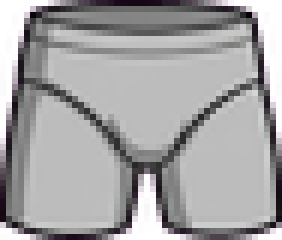
#> input picture exports/individual_png/outline_test_v1/pelvis.png, 47 x 40 px (shown 6 times larger)
$ python key.py ../exports/individual_png/outline_test_v1/pelvis.png --output out.png
#> lines starting #> are read from the running program, lines starting #| are printed output that depends on the picture; after the words box and inside, x2 and y2 are one past the last pixel; in counts of white or black regions, pixels touching at a corner belong together
#!/usr/bin/env python3
"""key.py — chroma-key removal com alpha real, despill e limpeza.

Entrada: PNG com fundo chapado (magenta/verde/branco).
Saída:   PNG RGBA com alpha real, bordas tratadas, bbox aparado (trim).

Não aprova nada: apenas processa. Uso:
    python tools/key.py in.png -o out.png --report report.json
"""
from __future__ import annotations

import argparse
import json
from pathlib import Path

import numpy as np
from PIL import Image
from scipy import ndimage


def border_color(rgb: np.ndarray) -> np.ndarray:
    """Cor dominante da moldura de 2 px — a cor de fundo presumida."""
    band = 2
    edges = np.concatenate([
        rgb[:band, :, :].reshape(-1, 3),
        rgb[-band:, :, :].reshape(-1, 3),
        rgb[:, :band, :].reshape(-1, 3),
        rgb[:, -band:, :].reshape(-1, 3),
    ])
    return np.median(edges, axis=0)


def build_alpha(rgb: np.ndarray, key: np.ndarray, t_low: float, t_high: float) -> np.ndarray:
    """Distância de cor -> alpha suave, depois binarizado com 1 px de matte."""
    dist = np.sqrt(((rgb - key[None, None, :]) ** 2).sum(axis=2))
    alpha = np.clip((dist - t_low) / max(t_high - t_low, 1e-6), 0.0, 1.0)
    hard = (alpha > 0.5).astype(np.uint8)
    # remove poeira de keying (abertura) e fecha furos de anti-aliasing
    hard = ndimage.binary_opening(hard, np.ones((2, 2)))
    hard = ndimage.binary_closing(hard, np.ones((3, 3)))
    hard = ndimage.binary_fill_holes(hard)
    return hard


def despeckle(alpha: np.ndarray, min_area: int) -> tuple[np.ndarray, int]:
    lab, n = ndimage.label(alpha)
    if n == 0:
        return alpha, 0
    sizes = ndimage.sum(alpha, lab, range(1, n + 1))
    keep = np.zeros(n + 1, dtype=bool)
    keep[1:] = sizes >= min_area
    removed = int((~keep[1:]).sum())
    return keep[lab].astype(np.uint8), removed


def despill(rgb: np.ndarray, alpha: np.ndarray, key: np.ndarray, radius: int) -> np.ndarray:
    """Neutraliza a cor-chave que vazou nas bordas (halo)."""
    edge = alpha.astype(bool) & ~ndimage.binary_erosion(alpha.astype(bool), iterations=radius)
    if not edge.any():
        return rgb
    out = rgb.astype(np.float32).copy()
    k = np.argmax(key)  # canal dominante do key (ex.: G do magenta? magenta = R+B)
    others = [c for c in range(3) if c != k]
    # tonelada de key: reduzir os dois canais fortes do key nas bordas
    key_chan = [c for c in range(3) if key[c] > 128]
    for c in key_chan:
        out[..., c] = np.where(edge, out[..., c] * 0.55 + out[..., others].mean(axis=-1) * 0.45, out[..., c])
    return np.clip(out, 0, 255).astype(np.uint8)


def trim(rgb: np.ndarray, alpha: np.ndarray, pad: int):
    ys, xs = np.where(alpha > 0)
    if len(ys) == 0:
        return None, None, None
    y0, y1 = max(ys.min() - pad, 0), min(ys.max() + pad + 1, alpha.shape[0])
    x0, x1 = max(xs.min() - pad, 0), min(xs.max() + pad + 1, alpha.shape[1])
    return rgb[y0:y1, x0:x1], alpha[y0:y1, x0:x1], (int(x0), int(y0), int(x1), int(y1))


def key_image(path: Path, out: Path, bg: str | None, t_low: float, t_high: float,
              min_area: int, pad: int, despill_radius: int, keep_canvas: bool):
    img = Image.open(path)
    mode = img.mode
    rgb = np.array(img.convert("RGB"))
    key = border_color(rgb)
    if bg and bg.lower() != "auto":
        key = np.array([int(bg[i:i + 2], 16) for i in (1, 3, 5)], dtype=float)

    alpha = build_alpha(rgb, key, t_low, t_high)
    alpha, removed = despeckle(alpha, min_area)
    rgb2 = despill(rgb, alpha, key, despill_radius)

    coverage = alpha.mean()
    # halo = pixel de PEÇA (alpha>0) cuja cor ainda está perto do key
    dist = np.sqrt(((rgb - key[None, None, :]) ** 2).sum(axis=2))
    on_part = alpha > 0
    residue = float(((dist < 40) & on_part).sum() / max(int(on_part.sum()), 1))

    if keep_canvas:
        out_rgb, out_a, box = rgb2, alpha, (0, 0, rgb.shape[1], rgb.shape[0])
    else:
        out_rgb, out_a, box = trim(rgb2, alpha, pad)
        if out_rgb is None:
            raise SystemExit(f"ERRO: alpha vazio em {path} (key={key.tolist()})")

    rgba = np.dstack([out_rgb, (out_a * 255).astype(np.uint8)])
    out.parent.mkdir(parents=True, exist_ok=True)
    Image.fromarray(rgba, "RGBA").save(out, optimize=True)

    return {
        "input": str(path),
        "output": str(out),
        "input_mode": mode,
        "size_in": [int(rgb.shape[1]), int(rgb.shape[0])],
        "size_out": [int(rgba.shape[1]), int(rgba.shape[0])],
        "key_color": [int(c) for c in key],
        "alpha_coverage": round(float(coverage), 4),
        "key_halo_ratio": round(float(residue), 4),
        "speckles_removed": removed,
        "trim_box": [int(v) for v in box],
        "alpha_real": bool(alpha.min() == 0 and alpha.max() == 1),
    }


def main() -> int:
    ap = argparse.ArgumentParser(description=__doc__)
    ap.add_argument("input")
    ap.add_argument("-o", "--output", required=True)
    ap.add_argument("--bg", default="auto", help="auto | #RRGGBB")
    ap.add_argument("--t-low", type=float, default=60.0)
    ap.add_argument("--t-high", type=float, default=110.0)
    ap.add_argument("--min-area", type=int, default=600)
    ap.add_argument("--pad", type=int, default=2)
    ap.add_argument("--despill-radius", type=int, default=2)
    ap.add_argument("--keep-canvas", action="store_true")
    ap.add_argument("--report", default=None)
    a = ap.parse_args()

    rep = key_image(Path(a.input), Path(a.output), a.bg, a.t_low, a.t_high,
                    a.min_area, a.pad, a.despill_radius, a.keep_canvas)
#> in key_image, img is the input picture: PIL image 47x40 RGBA; mean R, G, B, A 135.2, 131.6, 135.1, 222.3
#> in key_image, `rgb = np.array(img.convert("RGB"))`:
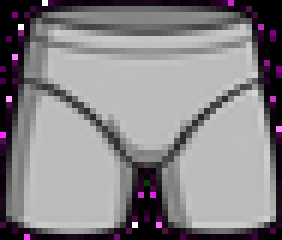
#> rgb: shape (40, 47, 3) (shown 6 times larger); mean R, G, B 135.2, 131.6, 135.1
#> in border_color, `edges = np.concatenate([ rgb[:band, :, :].reshape(-1, 3), rgb[-band:, ..`: edges = 348 rows, first 8: [0, 0, 0], [0, 0, 0], [0, 0, 0], [0, 0, 0], [0, 0, 0], [0, 0, 0], [2, 1, 2], [255, 255, 255]
#> in key_image, `key = border_color(rgb)`: key = [17.5, 0.5, 17]
#> in build_alpha, `dist = np.sqrt(((rgb - key[None, None, :]) ** 2).sum(axis=2))`:
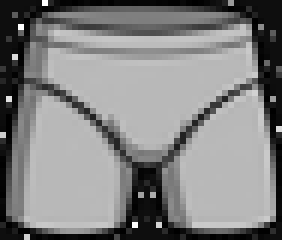
#> dist: shape (40, 47) float64 (shown 6 times larger); min 0.707, max 421.7, mean 216.5; drawn with min black and max white
#> in build_alpha, `alpha = np.clip((dist - t_low) / max(t_high - t_low, 1e-6), 0.0, 1.0)`:
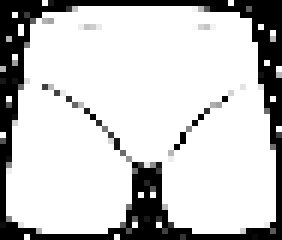
#> alpha: shape (40, 47) float64 (shown 6 times larger); min 0, max 1, mean 0.789
#> in build_alpha, `hard = (alpha > 0.5).astype(np.uint8)`:
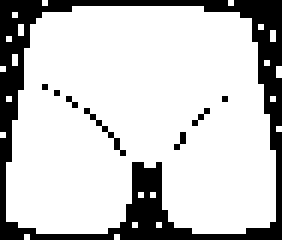
#> hard: shape (40, 47) (shown 6 times larger); values 0 (black) and 1 (white), 78.7% white; 8 black regions (7 under 20 px), largest, box (x1, y1, x2, y2) and area: (0, 0, 47, 40) 381
#> in build_alpha, `hard = ndimage.binary_opening(hard, np.ones((2, 2)))`: hard: shape (40, 47) bool; 77.4% white; 8 black regions (7 under 20 px), largest, box (x1, y1, x2, y2) and area: (0, 0, 47, 40) 406
#> in build_alpha, `hard = ndimage.binary_closing(hard, np.ones((3, 3)))`:
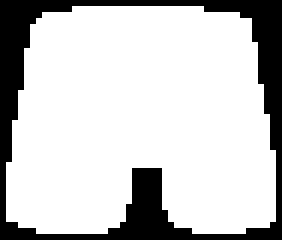
#> hard: shape (40, 47) bool (shown 6 times larger); 78.6% white; 1 black region, box (x1, y1, x2, y2) and area: (0, 0, 47, 40) 403
#> in despeckle, `lab, n = ndimage.label(alpha)`: n = 1
#> in despeckle, `sizes = ndimage.sum(alpha, lab, range(1, n + 1))`: sizes = [1477]
#> in key_image, `alpha, removed = despeckle(alpha, min_area)`: removed = 0
#> in despill, `edge = alpha.astype(bool) & ~ndimage.binary_erosion(alpha.astype(bool)..`:
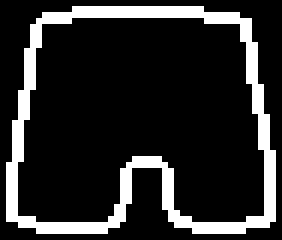
#> edge: shape (40, 47) bool (shown 6 times larger); 16.6% white in thin lines or dots
#> in despill, `others = [c for c in range(3) if c != k]`: others = [1, 2]
#> in despill, `key_chan = [c for c in range(3) if key[c] > 128]`: key_chan = []
#> in key_image, `coverage = alpha.mean()`: coverage = 0.786
#> in key_image, `residue = float(((dist < 40) & on_part).sum() / max(int(on_part.sum())..`: residue = 0
#> in trim, `ys, xs = np.where(alpha > 0)`: ys = 1477 values from 1 to 38; xs = 1477 values, max 45 at index 978, min 1 at index 1023, mean 23.04
#> in trim, `y0, y1 = max(ys.min() - pad, 0), min(ys.max() + pad + 1, alpha.shape[0])`: y0 = 0; y1 = 40
#> in trim, `x0, x1 = max(xs.min() - pad, 0), min(xs.max() + pad + 1, alpha.shape[1])`: x0 = 0; x1 = 47
#> in key_image, `out_rgb, out_a, box = trim(rgb2, alpha, pad)`: box = (0, 0, 47, 40)
#> in key_image, `rgba = np.dstack([out_rgb, (out_a * 255).astype(np.uint8)])`:
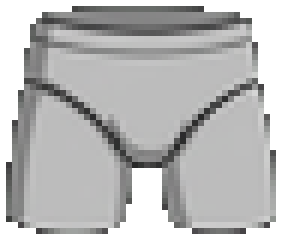
#> rgba: shape (40, 47, 4) (shown 6 times larger); mean R, G, B, A 135.2, 131.6, 135.1, 200.3; transparent parts drawn white
#> rep = 11 items
    if a.report:
        Path(a.report).parent.mkdir(parents=True, exist_ok=True)
        Path(a.report).write_text(json.dumps(rep, indent=2))
    print(json.dumps(rep, indent=2))
#> (printed output is left out)
    if rep["alpha_coverage"] < 0.005:
        print("FALHA: alpha praticamente vazio", flush=True)
        return 2
    return 0


if __name__ == "__main__":
    raise SystemExit(main())
#> (the program exits here)

$ run again, on exports/individual_png/outline_test_v1/shin_front.png
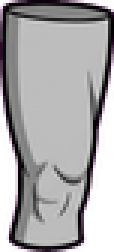
#> input picture exports/individual_png/outline_test_v1/shin_front.png, 38 x 84 px (shown 3 times larger)
#> in key_image, img is the input picture: PIL image 38x84 RGBA; mean R, G, B, A 121.6, 116.3, 121.5, 201.5
#> edges = 488 rows, first 8: [0, 0, 0], [0, 0, 0], [255, 127, 255], [115, 40, 115], [65, 14, 65], [57, 10, 55], [50, 15, 48], [18, 0, 18]
#> key = [0, 0, 0]
#> in build_alpha, `hard = ndimage.binary_closing(hard, np.ones((3, 3)))`:
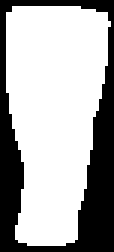
#> hard: shape (84, 38) bool (shown 3 times larger); 67.3% white; 1 black region, box (x1, y1, x2, y2) and area: (0, 0, 38, 84) 1045
#> n = 1
#> sizes = [2147]
#> in key_image, `alpha, removed = despeckle(alpha, min_area)`: removed = 0
#> edge: shape (84, 38) bool; 12.6% white in thin lines or dots, all inside (x1, y1, x2, y2) = (2, 2, 37, 82)
#> others = [1, 2]
#> key_chan = []
#> coverage = 0.673
#> residue = 0.000466
#> ys = 2147 values from 2 to 81; xs = 2147 values, max 36 at index 187, min 2 at index 51, mean 17.6
#> y0 = 0; y1 = 84
#> x0 = 0; x1 = 38
#> box = (0, 0, 38, 84)
#> in key_image, `rgba = np.dstack([out_rgb, (out_a * 255).astype(np.uint8)])`:
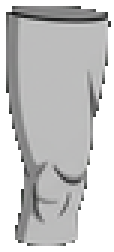
#> rgba: shape (84, 38, 4) (shown 3 times larger); mean R, G, B, A 121.6, 116.3, 121.5, 171.5; transparent parts drawn white
#> rep = 11 items
#> (printed output is left out)

$ run again, on exports/individual_png/outline_test_v1/torso.png
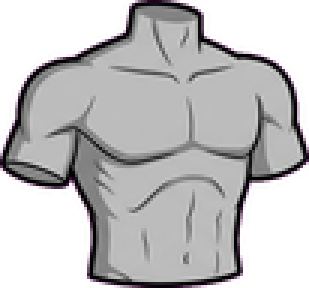
#> input picture exports/individual_png/outline_test_v1/torso.png, 103 x 96 px (shown 3 times larger)
#> in key_image, img is the input picture: PIL image 103x96 RGBA; mean R, G, B, A 102.9, 99.4, 102.7, 161.4
#> edges = 796 rows, first 8: [0, 0, 0], [0, 0, 0], [0, 0, 0], [0, 0, 0], [0, 0, 0], [0, 0, 0], [0, 0, 0], [0, 0, 0]
#> key = [0, 0, 0]
#> in build_alpha, `hard = ndimage.binary_closing(hard, np.ones((3, 3)))`:
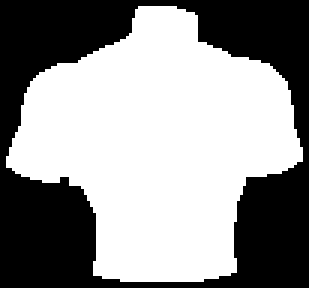
#> hard: shape (96, 103) bool (shown 3 times larger); 57.5% white; 1 black region, box (x1, y1, x2, y2) and area: (0, 0, 103, 96) 4205
#> n = 1
#> sizes = [5683]
#> in key_image, `alpha, removed = despeckle(alpha, min_area)`: removed = 0
#> edge: shape (96, 103) bool; 6.1% white in thin lines or dots
#> others = [1, 2]
#> key_chan = []
#> coverage = 0.575
#> residue = 0.00334
#> ys = 5683 values from 2 to 93; xs = 5683 values, max 100 at index 3138, min 2 at index 3335, mean 52.46
#> y0 = 0; y1 = 96
#> x0 = 0; x1 = 103
#> box = (0, 0, 103, 96)
#> in key_image, `rgba = np.dstack([out_rgb, (out_a * 255).astype(np.uint8)])`:
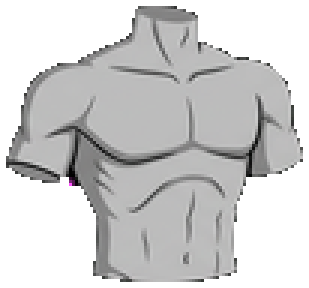
#> rgba: shape (96, 103, 4) (shown 3 times larger); mean R, G, B, A 102.9, 99.4, 102.7, 146.6; transparent parts drawn white
#> rep = 11 items
#> (printed output is left out)
